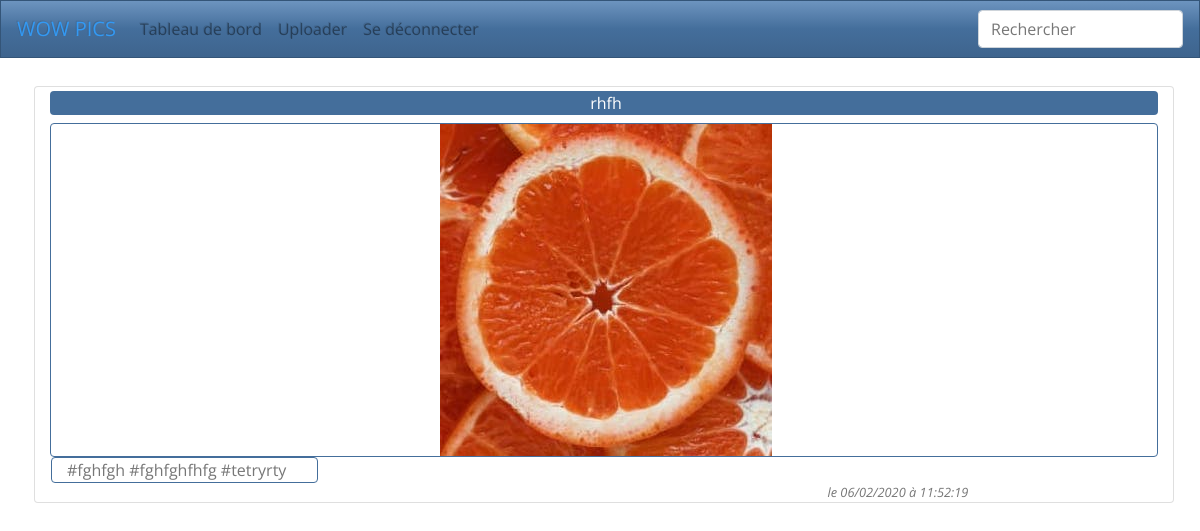
Screenshot of /v1.00/index.php?action=PagePrivatePicture&Picture=34 (signed in) with the database file from the repository.
### tables this page shows
CREATE TABLE `picture` (
  `idPicture` int(11) NOT NULL,
  `fileName` varchar(255) NOT NULL,
  `status` varchar(30) NOT NULL DEFAULT 'private',
  `link` varchar(255) NOT NULL,
  `tags` text NOT NULL,
  `dateUpload` datetime NOT NULL DEFAULT CURRENT_TIMESTAMP,
  `idUser` int(11) NOT NULL,
  `urlAnonymous` text
);

### v1.00/Controller/ControllerPicture.php (called while the page is built, shortened)
<?php
class ControllerPicture
{
    public function renderPrivatePicture($idPicture)
    {
        $pictureManager = new PictureManager();
        $picture = $pictureManager->getPrivatePicture($idPicture);
        $vue = new View("PrivatePicture");
        $vue->generer(array("picture" => $picture ));
    }
}

### v1.00/AutoLoader.php (called while the page is built, shortened)
<?php
 class AutoLoader
 {
    static function autoLoad($className)
    {
        $directories = array("controller", "model", "view", "model/Entity", "model/EntityManager", "Helpers");
        foreach($directories as $directory)
        {
            $file = $directory .'\\' . $className . '.php';
        }
    }
 }

### v1.00/Model/Modele.php (called while the page is built, shortened)
<?php
Abstract class Modele
{
  protected function executeReq($req, $params = null)
  {
   $bdd = Database::getInstance() -> getConnection();
    if($params == null)
    {
      $res = $bdd->query($req);
    }
    else
    {
      $res = $bdd->prepare($req);
      $res->execute($params);
    }
    return $res;
  }
  function hydrate(array $donnees){
    foreach ($donnees as $key => $value ){
        $method = 'set'.ucfirst($key);
    }
  }
}

### v1.00/Model/EntityManager/PictureManager.php (called while the page is built, shortened)
<?php
class PictureManager extends Modele
{
    public function getPrivatePicture($idPicture)
    {
        $req = "SELECT * from picture WHERE status='private' AND idPicture=?";
        $res = $this->executeReq($req,array($idPicture));
        $res = $res->fetch(PDO::FETCH_ASSOC);
        if($res !== false)
        {
            $picture = new Picture();
            $picture->hydrate($res);
            return $picture;
        }
        else {
            return false;
        }
    }
}

### v1.00/Model/Entity/Picture.php (called while the page is built, shortened)
<?php
class Picture extends Modele {
    private $filename;
    private $link;
    private $tags;
    private $dateUpload;
    public function setIdPicture($idPicture)
    {
        return $this;
    }
    public function getFilename()
    {
        return $this->filename;
    }
    public function setFilename($filename)
    {
        $this->filename = $filename;
        return $this;
    }
    public function setStatus($status)
    {
        return $this;
    }
    public function getLink()
    {
        return $this->link;
    }
    public function setLink($link)
    {
        $this->link = $link;
        return $this;
    }
    public function getTags()
    {
        return $this->tags;
    }
    public function setTags($tags)
    {
        $this->tags = $tags;
        return $this;
    }
    public function getDateUpload()
    {
        return $this->dateUpload;
    }
    public function setDateUpload($dateUpload)
    {
        $this->dateUpload = $dateUpload;
        return $this;
    }
    public function setIdUser($idUser)
    {
            return $this;
    }
     public function setUrlAnonymous($urlAnonymous)
     {
             return $this;
     }
}

### v1.00/View/PrivatePicture.html.php (the view)
<main class="container mt-4">
    <div class="row">
        <div class="col-12 card m-1 pt-1">
            <div class="d-flex align-items-center text-white bg-primary rounded pl-1">
            <p class="mx-auto my-auto"><?php echo $picture->getFilename(); ?></p>
            </div>
            <div>
                <div class="border border-primary rounded mt-2 pl-1 text-center">
                    <img class="img-fluid" src="<?php echo $picture->getLink(); ?>" alt="picture"/>
                </div>
            </div>
            <div class="row">
                <div>
                    <p class="commentaire border border-primary rounded mt-2 ml-3 my-auto col-12 "><?php $tags = $picture->getTags();
                                $tags = explode(",",$tags);
                                for($i = 0 ; $i <count($tags); $i++)
                                {
                                    echo '#'. $tags[$i] . " ";
                                    if ($i >= 2) { break;}
                                }
                        ?>
                    </p>
            </div>
            <div class="font-italic text-right small col-10">
            <?php  $datetime = DateTime::createFromFormat("Y-m-d H:i:s", $picture->getDateUpload());
                    echo "le " . $datetime->format("d/m/Y à H:i:s"); ?>
            </div>
        </div>
    </div>
</main>

### rows the page displays
picture: fileName "rhfh", link (picture), tags "fghfgh", tags "fghfghfhfg", tags "tetryrty", dateUpload "06/02/2020 à 11:52:19"
